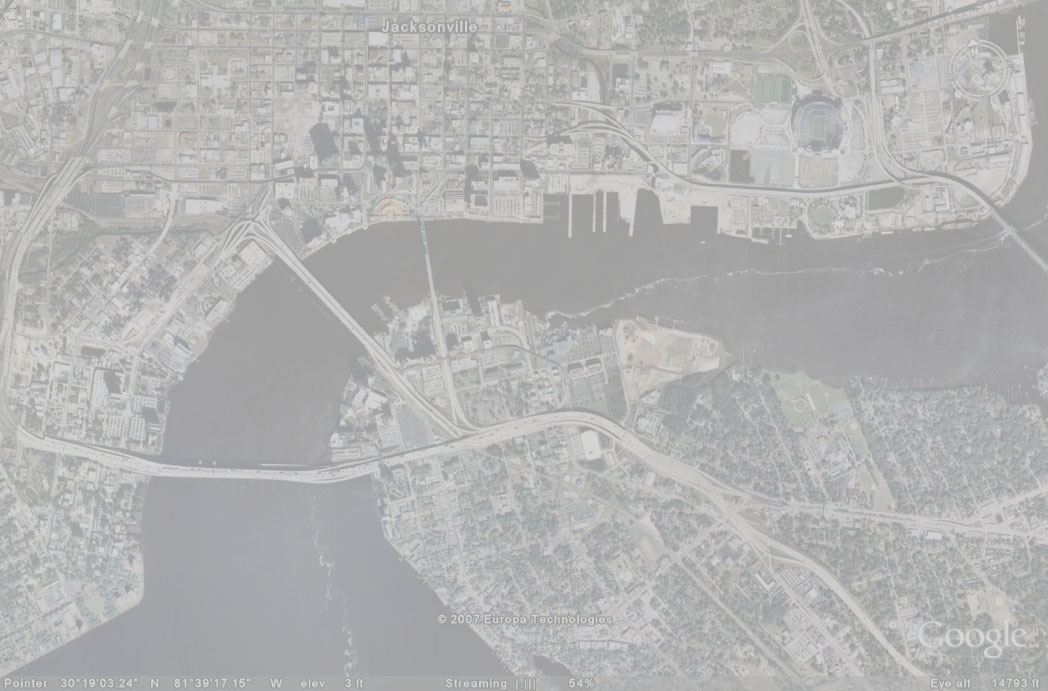
#> input picture images/input_sat_image.jpg, 1048 x 691 px
$ python assignment01.py
#> lines starting #> are read from the running program, lines starting #| are printed output that depends on the picture
### src/utils.py
import numpy as np

def rgb2gray(rgb_img):
    if rgb_img.ndim != 3 or rgb_img.shape[2] != 3:
        raise ValueError("Input image must be an RGB image with 3 channels")
    # Luminance weights for R, G, B channels
    weights = np.array([0.2989, 0.5870, 0.1140])
    gray_img = np.dot(rgb_img[...,:3], weights)
    return gray_img.astype(np.uint8)

# [45 lines left out: functions imerosion, imdilation, imopen, imclose, not called in this run]

### src/assignment01.py
import numpy as np
import utils
import matplotlib.pyplot as plt
from PIL import Image

def open_rgb_image_as_np_array(filepath):
#> called with filepath = '../images/input_sat_image.jpg'
    rgb_image = Image.open(filepath)
#> rgb_image is the input picture: PIL image 1048x691 RGB; mean R, G, B 178.9, 179.2, 178.8
    rgb_image.load()
    rgb_data = np.asarray(rgb_image, dtype=np.uint8)
    return rgb_data

def show_np_array(img):
    """
    works for rgb and greyscale images
    :param img:
    :return:
    """
    fig = plt.figure()
    plt.imshow(img)
    return fig


def show_histogram(img):
    """
    works for rgb and greyscale images
    :param img:
    :return:
    """
    fig = plt.figure()
    if img.ndim == 2:
        plt.hist(img.flatten(), bins=256, density=True, color='gray', alpha=0.9)
        plt.title('Histogram from greyscale image')
        plt.ylabel('Density')
        plt.xlabel('Intensity')
    else:
        red_pixels, green_pixels, blue_pixels = get_rgb_vectors(img)

        plt.hist(red_pixels, bins=256, density=True, color='red', alpha=0.3)
        plt.hist(green_pixels, bins=256, density=True, color='green', alpha=0.3)
        plt.hist(blue_pixels, bins=256, density=True, color='blue', alpha=0.3)

        plt.title('Histograms from rgb image')
        plt.ylabel('Density')
        plt.xlabel('Intensity')

    return fig

def get_rgb_vectors(rgb_img):
    red, green, blue = rgb_img[:, :, 0], rgb_img[:, :, 1], rgb_img[:, :, 2]

    # Flatten the 2-D arrays of the RGB channels into 1-D
    red_pixels = red.flatten()
    green_pixels = green.flatten()
    blue_pixels = blue.flatten()

    return red_pixels, green_pixels, blue_pixels

def get_gs_vector(gs_image):
    return gs_image.flatten()

def __get_percentiles(vec, percentile):
    return np.percentile(vec, [percentile, 100-percentile])

def get_rgb_percentiles(rgb_img, percentile):
    r,g,b = get_rgb_vectors(rgb_img)
    return np.vstack((__get_percentiles(r, percentile), __get_percentiles(g, percentile), __get_percentiles(b, percentile)))

def get_gs_percentiles(gs_img, percentile):
    vec = get_gs_vector(gs_img)
    return __get_percentiles(vec, percentile)

def __calc_rel_value(x, min, max):
    if (x < min): return 0
    if (x > max): return 1
    return (x - min) / (max - min)

def stretch_gs_img(gs_img,percentile):
#> called with percentile = 2
    percentiles = get_gs_percentiles(gs_img,percentile)
#> percentiles = [159, 207]

    __calc_vec = np.vectorize(__calc_rel_value, excluded=["min", "max"])
    gs_img = __calc_vec(gs_img, percentiles[0], percentiles[1])
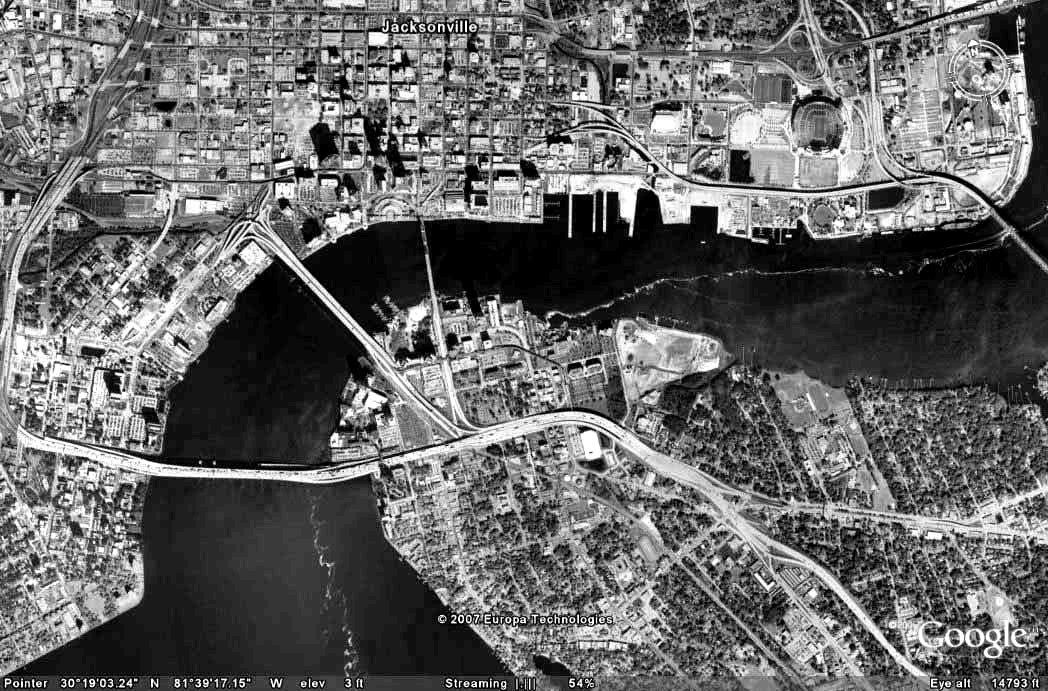
#> gs_img: shape (691, 1048) float64; min 0, max 1, mean 0.406
    return gs_img

rgb_image = open_rgb_image_as_np_array("../images/input_sat_image.jpg")
# [4 lines of commented-out code are left out]


gs_image = utils.rgb2gray(rgb_image)
show_np_array(gs_image)
show_histogram(gs_image)
#gs = get_gs_vector(gs_image)
#print(get_gs_percentiles(gs_image, 2))
gs_image_stretched = stretch_gs_img(gs_image,2)
show_np_array(gs_image_stretched)
show_histogram(gs_image_stretched)


plt.show()
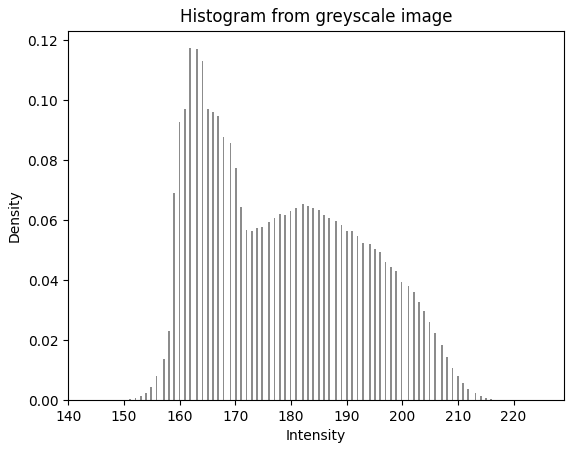
#> figure drawn by matplotlib, 1 panel; tallest bar 0.117 high, from x = 161.7 to 162
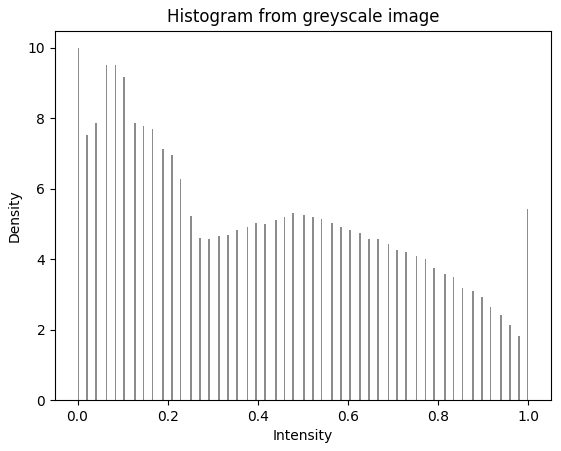
#> figure drawn by matplotlib, 1 panel; tallest bar 9.98 high, from x = 0 to 0.00391
